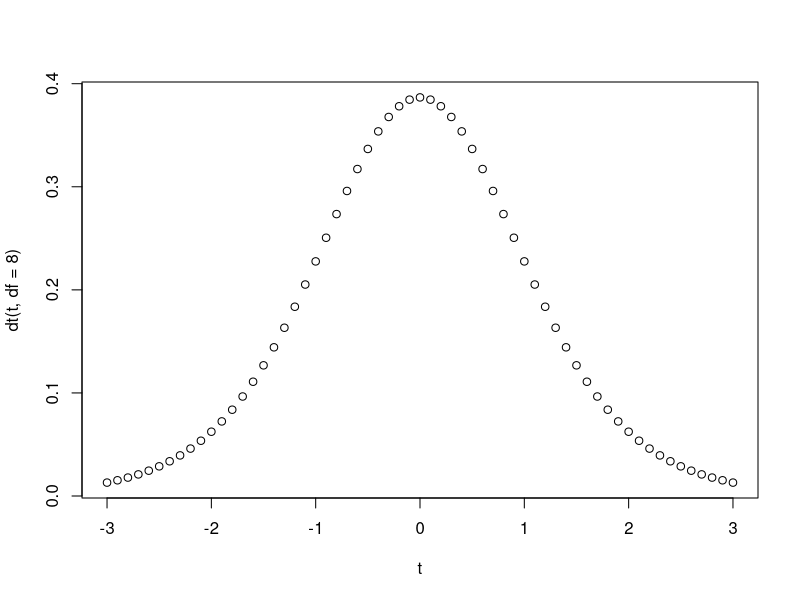
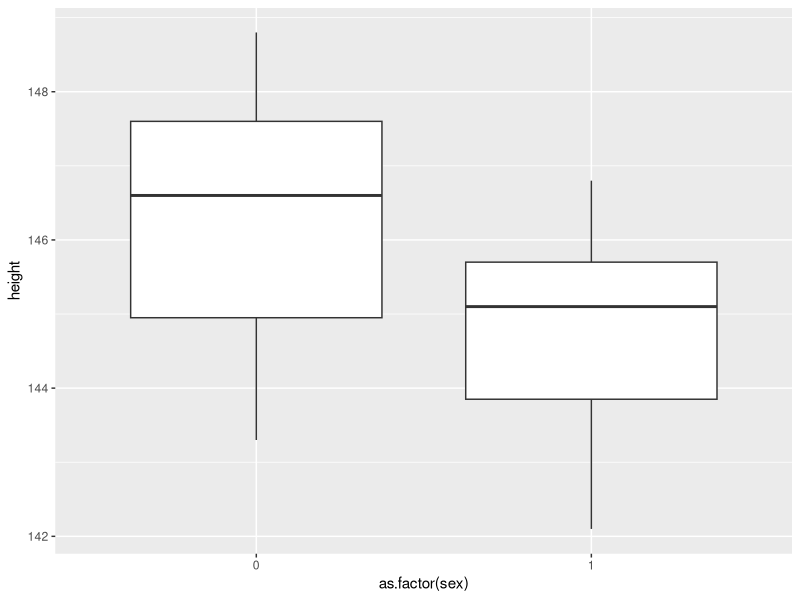
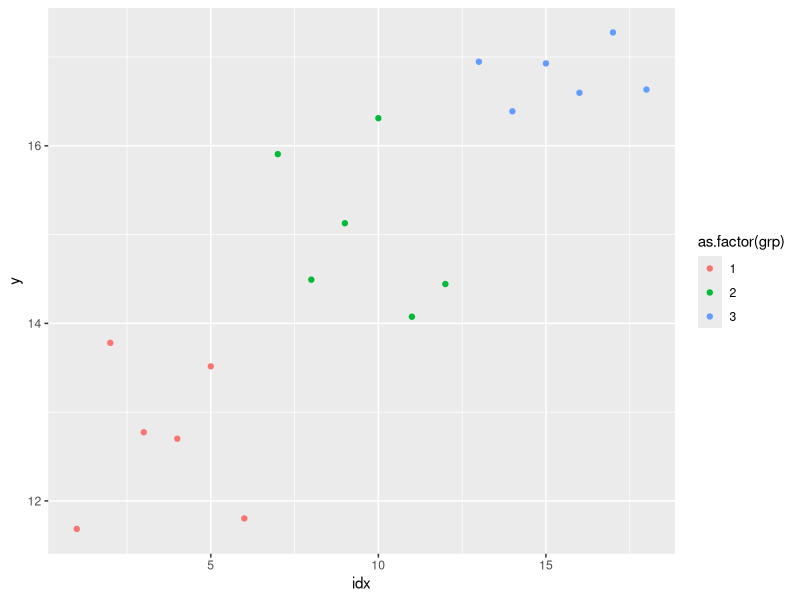
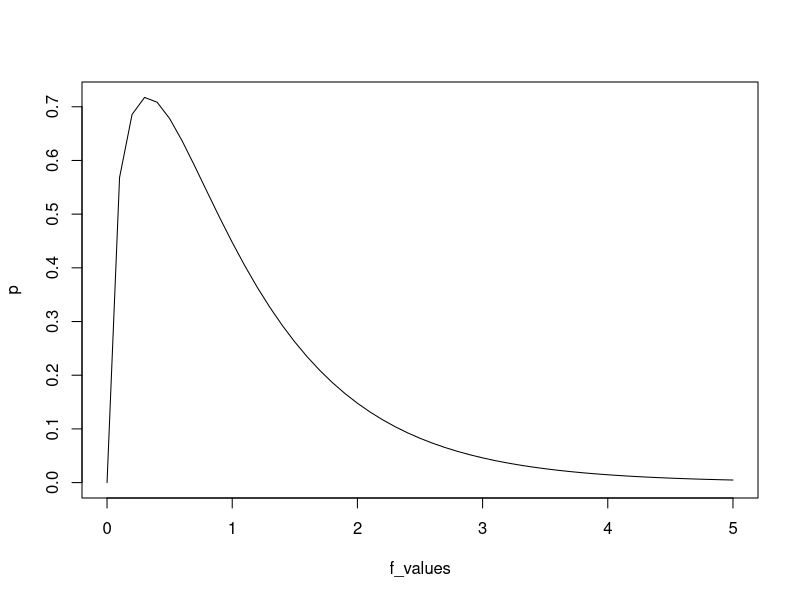

Source code (R) for these figures, in order:
## ---- chunk 1
knitr::opts_chunk$set(echo = TRUE)
## ---- chunk 2
# <- で変数に代入できます。変数の上書きはできるだけ避けましょう。
a <- 10
# 式をConsoleにコピペするもよし、右上の緑▶を押すもよし、
# Macは⌘エンター、WindowsはCtrlエンターもよし
x <- (5 + 3) * 2 - a / 5
# Environment で値をチェックできる
## ---- chunk 3
# 数値列作成のc
d <- c(1, 2, 3, 4, 5, 6, 7, 8, 9, 10)
# 平均を求める mean
mean(d)
# (不偏)分散を求める
var(d)
# 標準偏差を求めるsd
sd(d)
## ---- chunk 4
# 教科書p.48の(a): 小学校aの男女の身長
data_a <- data.frame(
  m = c(143.1, 140.9, 147.2, 139.8, 141.3, 150.7, 149.4, 145.6, 146.5, 148.5, 141.2, 136.5, 145.8, 148.1, 144.3),
  f = c(138.7, 142.8, 150.3, 148.4, 141.7, 149.5, 156.5, 144.6, 144.4, 145.7, 148.3, 140.8, 146.2, 149.9, 144.1)
)
head(data_a)
## ---- chunk 5
# 最小値、平均値、最大値がわかります
summary(data_a)
# 平均の差は144.6-146.1
# data.frameの列は$で参照できます
summary(data_a)
## ---- chunk 6
# 平均の差
abs(144.6 - 146.1)
# 列は$で参照できる
sd(data_a$m)
sd(data_a$f)
## ---- chunk 7
# 教科書p.48の(b) 小学校bの男女の身長
data_b <- data.frame(
  m = c(142.3, 142.5, 145.7, 143.5, 144.2, 145.1, 145.9, 145.2, 146.8, 145.7, 145.4, 144.6, 144.2, 145.9, 142.1),
  f = c(143.5, 144.6, 143.4, 146.6, 145.3, 147.7, 147.2, 147.8, 145.3, 145.7, 147.5, 147.2, 148.8, 147.9, 143.3)
)
head(data_b)
summary(data_b)
sd(data_b$m)
sd(data_b$f)
## ---- chunk 8
# 自由度8のt分布の見た目
t <- seq(-3, 3, 0.1)
plot(t, dt(t, df = 8))
## ---- chunk 9
head(data_a)
t.test(data_a$m, data_a$f, var = T)
## ---- chunk 10
t.test(data_b$m, data_b$f, var = T)
## ---- chunk 11
library(ggplot2)
data_c <- data.frame(
  sex = c(rep(1, 15), rep(0, 15)),
  height = c(data_b$m, data_b$f)
)
data_c

# 図示
ggplot(data_c, aes(x = as.factor(sex), y = height)) +
  geom_boxplot()
## ---- chunk 12
# モデル
summary(lm(height ~ sex, data = data_c))
s_delta <- 0.5998
summary(lm(height / s_delta ~ sex, data_c))
## ---- chunk 13
# 結果は線形モデルと一致する
t.test(data_b$m, data_b$f, var = T)
## ---- chunk 14
SS_between_group <- 2 # グループ間のばらつき
SS_within_group <- 1 # グループ内のばらつき
base <- 15
df_p72 <- data.frame(
  idx = 1:18,
  grp = c(rep(1, 6), rep(2, 6), rep(3, 6)),
  y = c(
    rnorm(6, base - SS_between_group, SS_within_group),
    rnorm(6, base, SS_within_group),
    rnorm(6, base + SS_between_group, SS_within_group)
  )
)
# df_p72 をプロット
ggplot(df_p72, aes(x = idx, y = y, color = as.factor(grp))) +
  geom_point()
## ---- chunk 15
f_values <- seq(0, 5, 0.1)
p <- df(f_values, 3, 44)
plot(f_values, p, type = "l")
